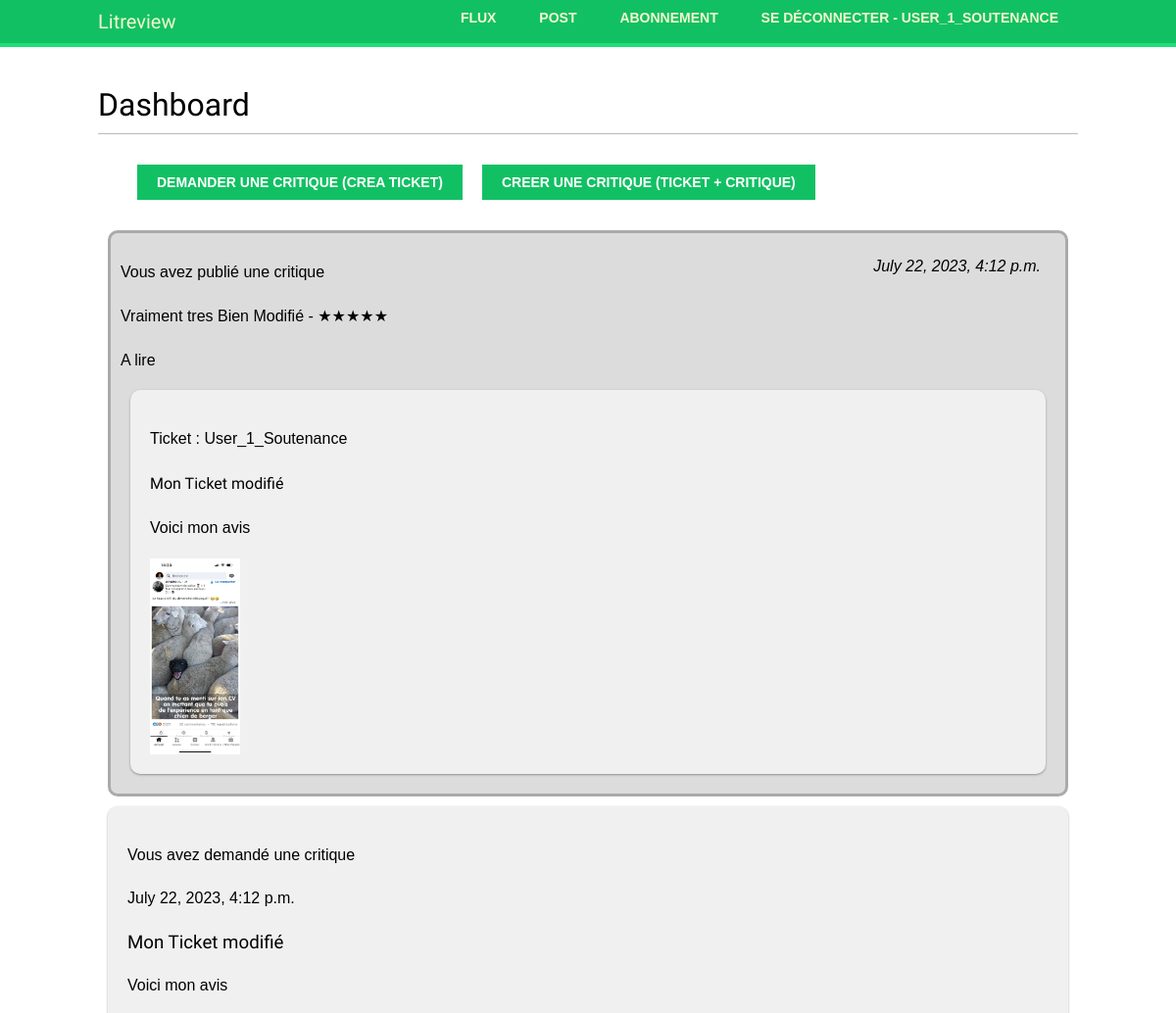
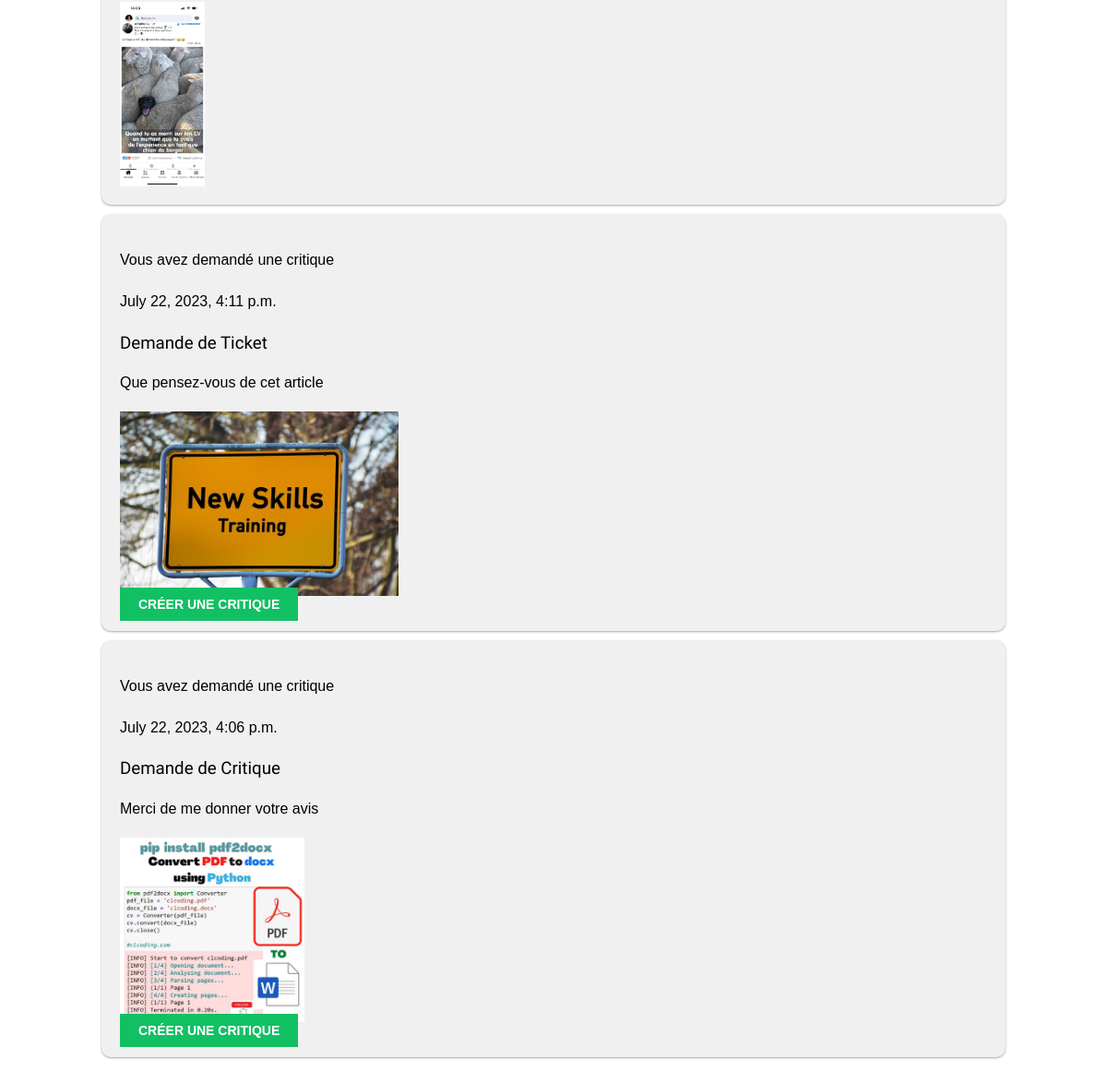
The app's page /litreview_app/dashboard/ (signed in) with its own data (2 pictures, top to bottom).
### litreview_app/models.py (models this page shows)
class Review(models.Model):
    rating = models.PositiveSmallIntegerField(
        max_length=1024, validators=[MinValueValidator(0), MaxValueValidator(5)]
    )
    user = models.ForeignKey(settings.AUTH_USER_MODEL, on_delete=models.CASCADE)
    headline = models.CharField(max_length=128)
    ticket = models.ForeignKey(Ticket, on_delete=models.CASCADE)
    body = models.TextField(max_length=8192, blank=True)
    time_created = models.DateTimeField(auto_now_add=True)

class Ticket(models.Model):
    title = models.CharField(max_length=128)
    description = models.TextField(max_length=2048, blank=True)
    user = models.ForeignKey(settings.AUTH_USER_MODEL, on_delete=models.CASCADE)
    time_created = models.DateTimeField(auto_now_add=True)
    image = models.ImageField(
        null=True, blank=True, upload_to="tickets/"
    )  # Ajout du repertoire pour stocker les images

### litreview_app/views/dashboard.py (the view)
# urls.py: path("dashboard/", views.dashboard, name="dashboard"),
@login_required
def dashboard(request):
    tickets = get_users_viewable_tickets(
        request.user
    )  # Récupérer les tickets et les trier par ordre décroissant d'ID
    tickets = tickets.annotate(content_type=Value("TICKET", CharField()))
    reviews = get_users_viewable_reviews(request.user)
    reviews = reviews.annotate(content_type=Value("REVIEW", CharField()))
    posts = sorted(
        chain(reviews, tickets), key=lambda post: post.time_created, reverse=True
    )
    context = {
        "section": "dashboard",
        "posts": posts,
    }
    return render(request, "litreview_app/dashboard.html", context)

### litreview_app/utils.py (called while the page is built)
def get_users_viewable_reviews(user):
    myfollows = UserFollows.objects.filter(
        followed_user=user
    )  # Filtre Les gens a qui je suis abonné
    myfollows_user = [
        myfollow.user for myfollow in myfollows
    ]  # Iteration sur les gens que je suis (liste)
    reviews = Review.objects.filter(
        Q(user__in=myfollows_user) | Q(user=user) | Q(ticket__user=user)  # User suivi(Q1)Review j'ai crées(Q2)Si je auteur du ticket associé a la review (Q3)
    )
    return reviews

def get_users_viewable_tickets(user):
    myfollows = UserFollows.objects.filter(
        followed_user=user
    )  # Filtres Les gens a qui je suis abonné
    myfollows_user = [
        myfollow.user for myfollow in myfollows
    ]  # Iteration sur les gens que je suis
    tickets = Ticket.objects.filter(
        Q(user__in=myfollows_user) | Q(user=user)
    )  # # récupérer toutes les tickets 1Les personne que je suis (Q1) et 2les tickets que j'ai crées(Q2)
    return tickets

### litreview_app/templates/litreview_app/dashboard.html (shortened to what this page needs)
{% extends "base.html" %}
{% load static %}
      {% block content %}
        <h1>Dashboard</h1>
            <div class="btn-create">
                <div class="menu-item px-5">
                    <a href="{% url 'create_ticket' %}" class="button">Demander une critique (Crea ticket)</a>
                </div>
                <div class="menu-item px-5">
                    <a href="{% url 'create_ticket_and_review' %}" class="button">Creer une critique (ticket + Critique)</a>
                </div>
            </div>
          <div>
            {% for post  in posts %}
                {% if post.content_type == 'REVIEW' %}
                    <div class="reviews">
                        <time>{{ post.time_created }}</time>
                        <p>
                            {% if post.user == request.user %}
                            Vous avez publié une critique
                            {% else %}
                            {{post.user}} a publié une critique
                            {% endif %}
                        </p>
                        <p>
                            {{ post.headline }} -
                            {% if post.rating == 1 %}
                            ★
                            {% elif post.rating == 2 %}
                            ★★
                            {% elif post.rating == 3 %}
                            ★★★
                            {% elif post.rating == 4 %}
                            ★★★★
                            {% elif post.rating == 5 %}
                            ★★★★★
                            {% endif %}
                        </p>
                        <p>{{ post.body }}</p>
                        <div class="ticket">
                            <p> Ticket : {{ post.ticket.user }}</p>
                            <h4>{{ post.ticket.title }}</h4>
                            <p>{{ post.ticket.description }}</p>
                            {% if post.ticket.image %}
                                <img src="{{ post.ticket.image.url }}" alt="{{ post.ticket.title }}" class="ticket-image">
                            {% endif %}
                        </div>
                    </div>
                {% elif post.content_type == 'TICKET' %}
                    <div class="ticket">
                        <p>
                            {% if post.user == request.user %}
                            Vous avez demandé une critique
                            {% else %}
                            {{post.user}} a demandé une critique
                            {% endif %}
                        </p>
                        <p>{{ post.time_created }}</p>
                        <h3>{{ post.title }}</h3>
                        <p>{{ post.description }}</p>
                        {% if post.image %}
                            <img src="{{ post.image.url }}" alt="{{ post.title }}" class="ticket-image">
                        {% endif %}
                        {% if not post.review_set.exists %}
                            <a href="{% url 'create_review' ticket_id=post.id %}" class="button">Créer une critique</a>
                        {% endif %}
                    </div>
                {% endif %}
                {% empty %}
                    <p>Aucune critique trouvée</p>
                {% endfor %}
            </div>
      {% endblock %}

### litreview_app/templates/base.html (shortened to what this page needs)
{% load static %}
<!DOCTYPE html>
<html>
<head>
    <link href="{% static "litreview_app/styles.css" %}" rel="stylesheet">
</head>
  <body>
    <nav>
    <div id="header">
      <span class="logo">Litreview</span>
      <div id="navigation">
          <a href="{% url 'dashboard' %}" class="button">Flux</a>
          <a href="{% url 'posts' %}" class="button">Post</a>
          <a href="{% url 'follows' %}" class="button">Abonnement</a>
          <a href="{% url 'logout' %}" class="button">Se déconnecter - {{ request.user.username }}</a>
      </div>
    </div>
    </nav>
    <div id="content">
      {% block content %}
      {% endblock %}
    </div>
  </body>
  </html>

### litreview_app/static/litreview_app/styles.css (style rules this page uses)
body { margin:0; padding:0; font-family:helvetica, sans-serif; }
p { line-height: 1.8; }
a { color:#12c064; text-decoration:none; }
h1, h2, h3, h4, h5 , h6 { font-family: 'Muli', sans-serif; font-weight:normal; }
h1 { border-bottom:1px solid #bbb; padding:0 0 10px 0; margin:10px 0 20px 0; }
#header { padding:10px 100px; font-size:14px; background:#12c064; color:#fff; border-bottom:4px solid #1cdf78; overflow:auto; width: 100%; }
#header .logo { font-family: 'Muli', sans-serif; float:left; color:#f3f7cc; font-size:20px; margin-right:10%; }
#header a { color:#f3f7cc; }
#content { padding:30px 100px; }
input[type=submit], a.button { font-weight:bold; background:#12c064; color:#fff; padding:10px 20px; font-size:14px; text-transform:uppercase; bottom: -10px; }
.ticket { background-color: #f0f0f0; border-radius: 10px; padding: 20px; box-shadow: 0 1px 3px rgba(0, 0, 0, 0.12), 0 1px 2px rgba(0, 0, 0, 0.24); margin: 10px; }
.ticket-image { max-width: 100%; max-height: 200px; display: block; margin-top: 10px; }
.menu-item { margin: 10px; }
.reviews { border-radius: 10px; border: 3px solid #aaa; margin: 10px; padding: 10px; background: #dcdcdc; }
.reviews time { float: right; font-style: italic; padding: 15px; }
.btn-create { display :flex; margin : 30px; }
nav { display: flex; }
#navigation { text-align: right; }
#navigation a { padding: 10 px; margin: 5 px; transition-duration: 0.3s; border-radius: 8px 8px 0px 0px; }

### records on screen
Review: time_created "July 22, 2023, 4:12 p.m.", shows "Vous avez publié une critique", headline "Vraiment tres Bien Modifié", body "A lire", ticket.user "User_1_Soutenance", ticket "Mon Ticket modifié", ticket.description "Voici mon avis", ticket.image (picture)
Ticket: shows "Vous avez demandé une critique", time_created "July 22, 2023, 4:12 p.m.", title "Mon Ticket modifié", description "Voici mon avis", image (picture)
Ticket: shows "Vous avez demandé une critique", time_created "July 22, 2023, 4:11 p.m.", title "Demande de Ticket", description "Que pensez-vous de cet article", image (picture), shows "CRÉER UNE CRITIQUE"
Ticket: shows "Vous avez demandé une critique", time_created "July 22, 2023, 4:06 p.m.", title "Demande de Critique", description "Merci de me donner votre avis", image (picture), shows "CRÉER UNE CRITIQUE"

### other values on screen
{{ request.user.username }} "USER_1_SOUTENANCE"
